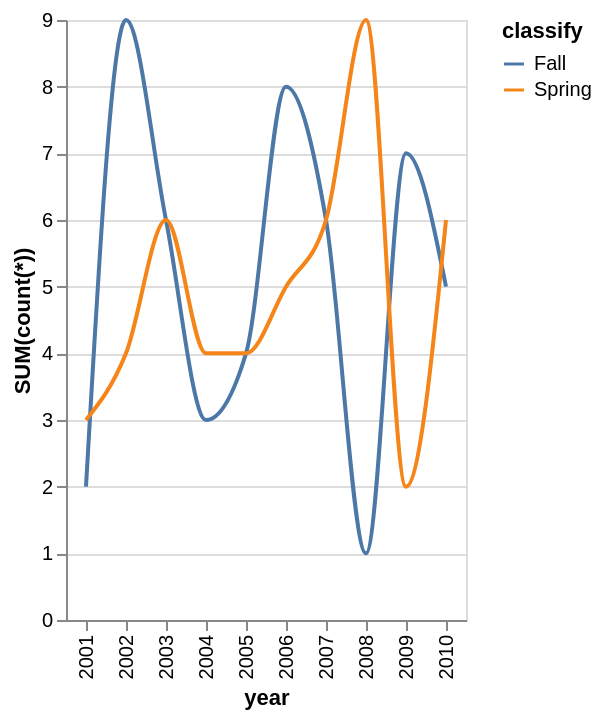

Vega-Lite specification stored for this chart:
### Vega-Lite specification from a JSON file in a GitHub repository (floating-point values rounded to 4 significant figures)
{"data": {"values": [{"x_data": "2001", "y_data": 2, "classify": "Fall"}, {"x_data": "2002", "y_data": 9, "classify": "Fall"}, {"x_data": "2003", "y_data": 6, "classify": "Fall"}, {"x_data": "2004", "y_data": 3, "classify": "Fall"}, {"x_data": "2005", "y_data": 4, "classify": "Fall"}, {"x_data": "2006", "y_data": 8, "classify": "Fall"}, {"x_data": "2007", "y_data": 6, "classify": "Fall"}, {"x_data": "2008", "y_data": 1, "classify": "Fall"}, {"x_data": "2009", "y_data": 7, "classify": "Fall"}, {"x_data": "2010", "y_data": 5, "classify": "Fall"}, {"x_data": "2001", "y_data": 3, "classify": "Spring"}, {"x_data": "2002", "y_data": 4, "classify": "Spring"}, {"x_data": "2003", "y_data": 6, "classify": "Spring"}, {"x_data": "2004", "y_data": 4, "classify": "Spring"}, {"x_data": "2005", "y_data": 4, "classify": "Spring"}, {"x_data": "2006", "y_data": 5, "classify": "Spring"}, {"x_data": "2007", "y_data": 6, "classify": "Spring"}, {"x_data": "2008", "y_data": 9, "classify": "Spring"}, {"x_data": "2009", "y_data": 2, "classify": "Spring"}, {"x_data": "2010", "y_data": 6, "classify": "Spring"}]}, "mark": {"type": "line", "interpolate": "monotone"}, "encoding": {"x": {"field": "x_data", "type": "nominal", "title": "year", "sort": "ascending"}, "y": {"field": "y_data", "type": "quantitative", "title": "SUM(count(*))"}, "color": {"field": "classify"}}}
